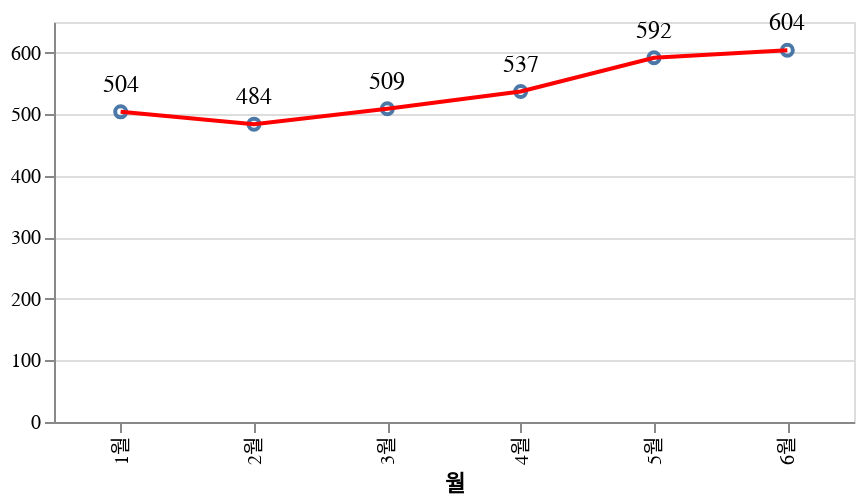

Notebook source saved alongside this figure:
### Code cell
chart = get_lineChart_am(source)
chart

### Figure 1 — Vega-Lite specification as saved in the notebook (floating-point values rounded to 4 significant figures; data arrays with more than 128 entries replaced by an {"elided": "..."} marker saying what was removed)
{"config": {"view": {"continuousWidth": 400, "continuousHeight": 300}}, "layer": [{"mark": "point", "encoding": {"x": {"field": "월", "type": "nominal"}, "y": {"aggregate": "sum", "field": "count", "type": "quantitative"}}}, {"mark": {"type": "line", "color": "red"}, "encoding": {"x": {"field": "월", "type": "nominal"}, "y": {"aggregate": "sum", "field": "count", "title": "", "type": "quantitative"}}}, {"mark": {"type": "text", "align": "center", "baseline": "line-top", "color": "black", "dy": -20, "fontSize": 12, "size": 12}, "encoding": {"text": {"aggregate": "sum", "field": "count", "type": "quantitative"}, "x": {"field": "월", "type": "nominal"}, "y": {"aggregate": "sum", "field": "count", "type": "quantitative"}}}], "data": {"name": "data-c4a0f9fc4690b2367ba95761fa20d61e"}, "height": 200, "width": 400, "$schema": "https://vega.github.io/schema/vega-lite/v4.17.0.json", "datasets": {"data-c4a0f9fc4690b2367ba95761fa20d61e": {"elided": "210 records"}}}
